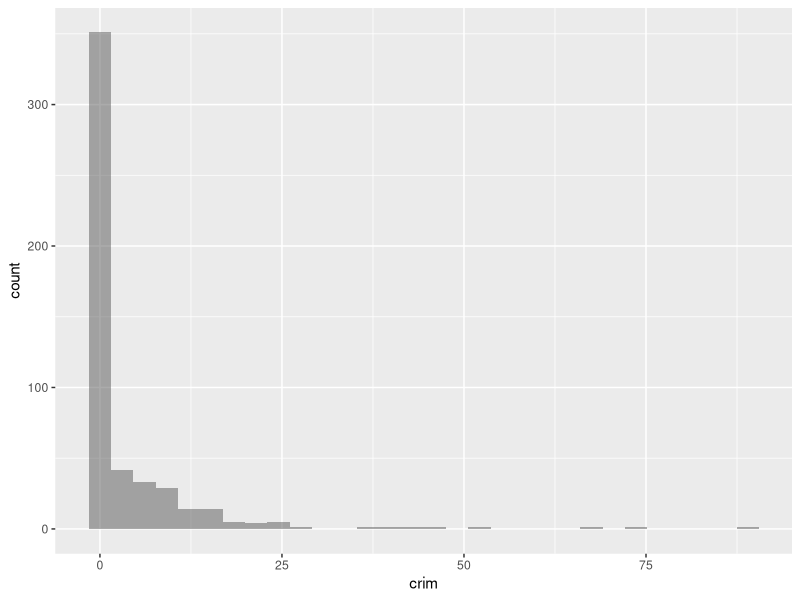
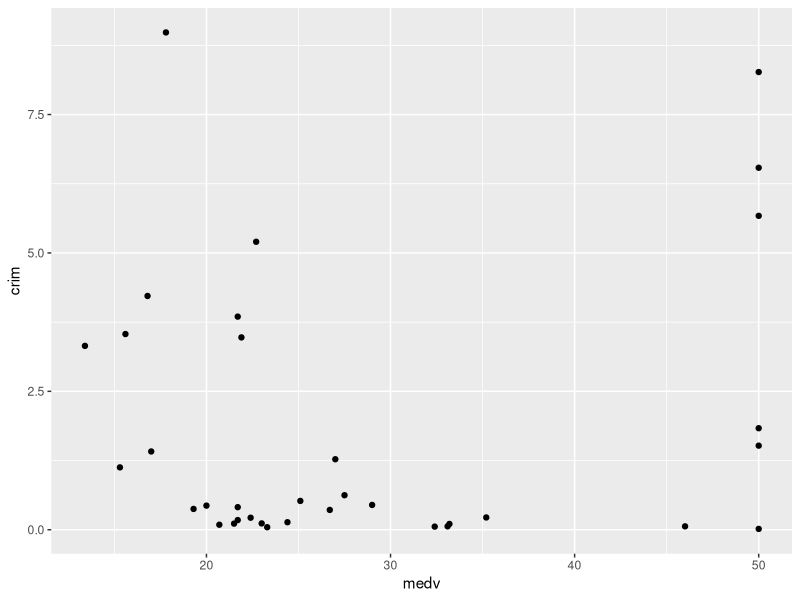
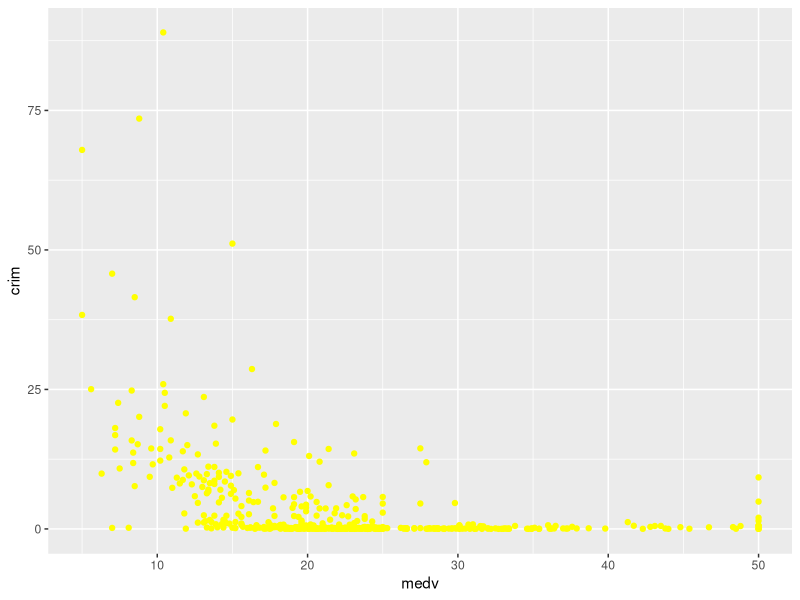
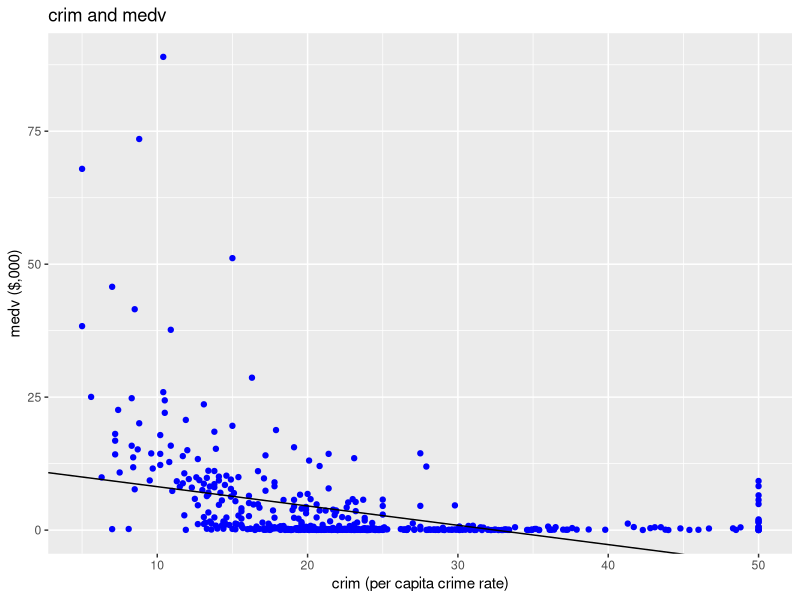
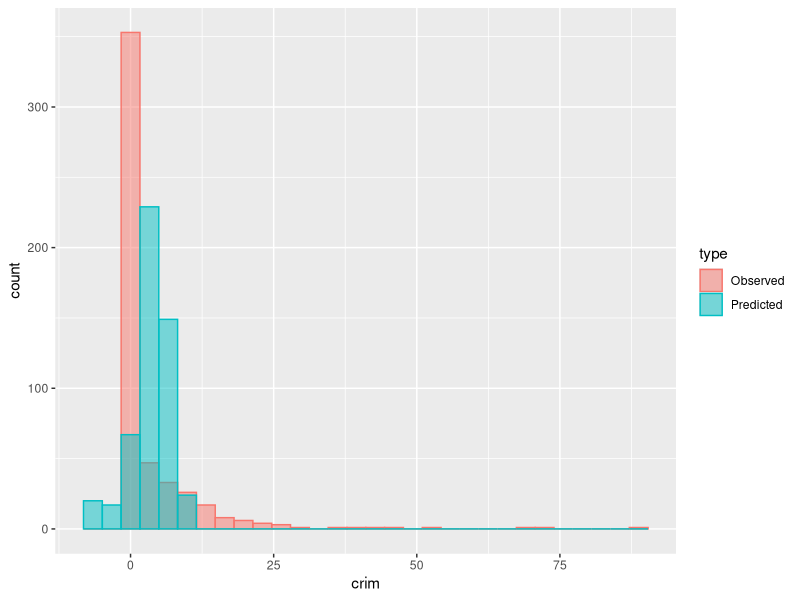

R code for these plots, in order:
## ---- chunk 1
knitr::opts_chunk$set(echo = TRUE,cache=TRUE, 
                      autodep=TRUE, cache.comments=FALSE,
                      message=FALSE, warning=FALSE)
## ---- chunk 2
library(MASS)
data("Boston")
summary(Boston)
library(ggplot2)
ggplot(Boston, aes(x=crim)) +
   geom_histogram(position="identity", alpha=0.5)
## ---- chunk 3
subset1 <- subset(Boston, Boston$crim > 25)
dim(subset1)[1]
summary(subset1$ptratio)
summary(subset1$tax)

subset2 <- subset(Boston, Boston$crim <= 25)
dim(subset2)[1]
summary(subset2$ptratio)
summary(subset2$tax)
## ---- chunk 4
subset3 <- subset(Boston, Boston$chas == 1)
subset4 <- subset(Boston, Boston$chas == 0)
library(ggplot2)
ggplot(subset3, aes(y=crim, x=medv))+ 
  geom_point(color="black") 
ggplot(subset4, aes(y=crim, x=medv))+ 
  geom_point(color="yellow") 
## ---- chunk 5
model_obj_1 <- lm(crim ~ medv,Boston)
summary(model_obj_1)
## ---- chunk 6
SS_XY <- sum((Boston$medv-mean(Boston$medv))*(Boston$crim - mean(Boston$crim)))
SS_X <- sum((Boston$medv-mean(Boston$medv))^2)
beta_1 <- SS_XY / SS_X

S_XY <- SS_XY / (dim(Boston)[1] - 1)
S_XX <- SS_X / (dim(Boston)[1] - 1)
beta_0 <- mean(Boston$crim) - beta_1 * mean(Boston$medv)
## ---- chunk 7
coef_crim_medv <- coef(model_obj_1)
Boston$hat_crim <- coef_crim_medv[1] + coef_crim_medv[2]*Boston$medv
Boston$resid_crim_medv <- Boston$crim - Boston$hat_crim
hat_sigma <- sum(Boston$resid_crim_medv^2)/dim(Boston)[1]-2
V_beta_1 <- hat_sigma / SS_X
## ---- chunk 8
SE_beta_1 <- sqrt(V_beta_1)
SE_beta_0 <- hat_sigma * (1/dim(Boston)[1] + mean(Boston$resid_crim_medv)^2/SS_X)
## ---- chunk 9

ggplot(Boston, aes(y=crim, x=medv))+
  geom_point(color="blue")+
  geom_abline(slope = coef_crim_medv[2],intercept = coef_crim_medv[1])+
  labs(title="crim and medv",
        y ="medv ($,000)", x = "crim (per capita crime rate)")
## ---- chunk 10
library(reshape) 
library(dplyr)
Boston_sub<-melt(Boston %>% select(crim,hat_crim))
Boston_sub <- Boston_sub%>%
  mutate(type=ifelse(variable=="crim","Observed","Predicted"),crim=value)
ggplot(Boston_sub, aes(x=crim, color=type, fill=type)) +
   geom_histogram(position="identity", alpha=0.5)
